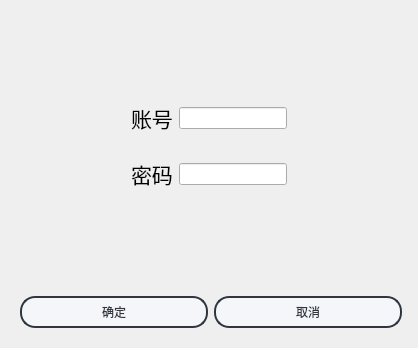
<?xml version="1.0" encoding="UTF-8"?>
<ui version="4.0">
 <class>MyDialog</class>
 <widget class="QDialog" name="MyDialog">
  <property name="geometry">
   <rect>
    <x>0</x>
    <y>0</y>
    <width>418</width>
    <height>348</height>
   </rect>
  </property>
  <property name="minimumSize">
   <size>
    <width>418</width>
    <height>348</height>
   </size>
  </property>
  <property name="maximumSize">
   <size>
    <width>418</width>
    <height>348</height>
   </size>
  </property>
  <property name="windowTitle">
   <string>Dialog</string>
  </property>
  <property name="styleSheet">
   <string notr="true"> #MyDialog{
border-image:url(:/ready/background/res/ready.jpg);
}</string>
  </property>
  <layout class="QVBoxLayout" name="verticalLayout_2">
   <item>
    <spacer name="verticalSpacer_2">
     <property name="orientation">
      <enum>Qt::Vertical</enum>
     </property>
     <property name="sizeHint" stdset="0">
      <size>
       <width>20</width>
       <height>40</height>
      </size>
     </property>
    </spacer>
   </item>
   <item>
    <widget class="QWidget" name="widget" native="true">
     <layout class="QGridLayout" name="gridLayout">
      <item row="0" column="1">
       <widget class="QWidget" name="widget_3" native="true">
        <layout class="QHBoxLayout" name="horizontalLayout_2">
         <item>
          <widget class="QLabel" name="label">
           <property name="font">
            <font>
             <pointsize>16</pointsize>
            </font>
           </property>
           <property name="text">
            <string>账号</string>
           </property>
          </widget>
         </item>
         <item>
          <widget class="QLineEdit" name="lineEdit"/>
         </item>
        </layout>
       </widget>
      </item>
      <item row="1" column="1">
       <widget class="QWidget" name="widget_4" native="true">
        <layout class="QHBoxLayout" name="horizontalLayout_3">
         <item>
          <widget class="QLabel" name="label_2">
           <property name="font">
            <font>
             <pointsize>16</pointsize>
            </font>
           </property>
           <property name="text">
            <string>密码</string>
           </property>
          </widget>
         </item>
         <item>
          <widget class="QLineEdit" name="lineEdit_2"/>
         </item>
        </layout>
       </widget>
      </item>
      <item row="0" column="0">
       <spacer name="horizontalSpacer">
        <property name="orientation">
         <enum>Qt::Horizontal</enum>
        </property>
        <property name="sizeHint" stdset="0">
         <size>
          <width>40</width>
          <height>20</height>
         </size>
        </property>
       </spacer>
      </item>
      <item row="0" column="2">
       <spacer name="horizontalSpacer_2">
        <property name="orientation">
         <enum>Qt::Horizontal</enum>
        </property>
        <property name="sizeHint" stdset="0">
         <size>
          <width>40</width>
          <height>20</height>
         </size>
        </property>
       </spacer>
      </item>
     </layout>
    </widget>
   </item>
   <item>
    <spacer name="verticalSpacer">
     <property name="orientation">
      <enum>Qt::Vertical</enum>
     </property>
     <property name="sizeHint" stdset="0">
      <size>
       <width>20</width>
       <height>40</height>
      </size>
     </property>
    </spacer>
   </item>
   <item>
    <widget class="QWidget" name="widget_2" native="true">
     <property name="minimumSize">
      <size>
       <width>400</width>
       <height>0</height>
      </size>
     </property>
     <property name="maximumSize">
      <size>
       <width>400</width>
       <height>16777215</height>
      </size>
     </property>
     <layout class="QHBoxLayout" name="horizontalLayout">
      <item>
       <widget class="QPushButton" name="pushButton1">
        <property name="minimumSize">
         <size>
          <width>0</width>
          <height>0</height>
         </size>
        </property>
        <property name="styleSheet">
         <string notr="true">/**正常情况下样式**/
QPushButton{
	font: 10pt &quot;微软雅黑&quot;;
    color: #2f3640;
    background-color: #f5f6fa;
    border-color: #2f3640;
    border-radius: 15px;
    border-style: solid;
    border-width: 2px;
    padding: 5px;
}

/**鼠标停留在按钮上的样式**/
QPushButton::hover{	
    color: #FFFFFF;
    background-color: #718093;
    border-color: #2f3640;
}

/**鼠标按压下去的样式**/
QPushButton::pressed,QPushButton::checked{
    color: #FFFFFF;
    background-color: qlineargradient(spread:pad, x1:0, y1:0, x2:0, y2:1, stop:0 #273c75, stop:1 #487eb0);
}

/**按钮失能情况下样式**/
QPushButton::disabled{
    color: #FFFFFF;
    background-color: #dcdde1;
    border-color: #dcdde1;
}
</string>
        </property>
        <property name="text">
         <string>确定</string>
        </property>
       </widget>
      </item>
      <item>
       <widget class="QPushButton" name="pushButton2">
        <property name="styleSheet">
         <string notr="true">/**正常情况下样式**/
QPushButton{
	font: 10pt &quot;微软雅黑&quot;;
    color: #2f3640;
    background-color: #f5f6fa;
    border-color: #2f3640;
    border-radius: 15px;
    border-style: solid;
    border-width: 2px;
    padding: 5px;
}

/**鼠标停留在按钮上的样式**/
QPushButton::hover{	
    color: #FFFFFF;
    background-color: #718093;
    border-color: #2f3640;
}

/**鼠标按压下去的样式**/
QPushButton::pressed,QPushButton::checked{
    color: #FFFFFF;
    background-color: qlineargradient(spread:pad, x1:0, y1:0, x2:0, y2:1, stop:0 #273c75, stop:1 #487eb0);
}

/**按钮失能情况下样式**/
QPushButton::disabled{
    color: #FFFFFF;
    background-color: #dcdde1;
    border-color: #dcdde1;
}
</string>
        </property>
        <property name="text">
         <string>取消</string>
        </property>
       </widget>
      </item>
     </layout>
    </widget>
   </item>
  </layout>
 </widget>
 <resources/>
 <connections>
  <connection>
   <sender>pushButton2</sender>
   <signal>clicked()</signal>
   <receiver>MyDialog</receiver>
   <slot>reject()</slot>
   <hints>
    <hint type="sourcelabel">
     <x>305</x>
     <y>311</y>
    </hint>
    <hint type="destinationlabel">
     <x>208</x>
     <y>173</y>
    </hint>
   </hints>
  </connection>
 </connections>
</ui>
